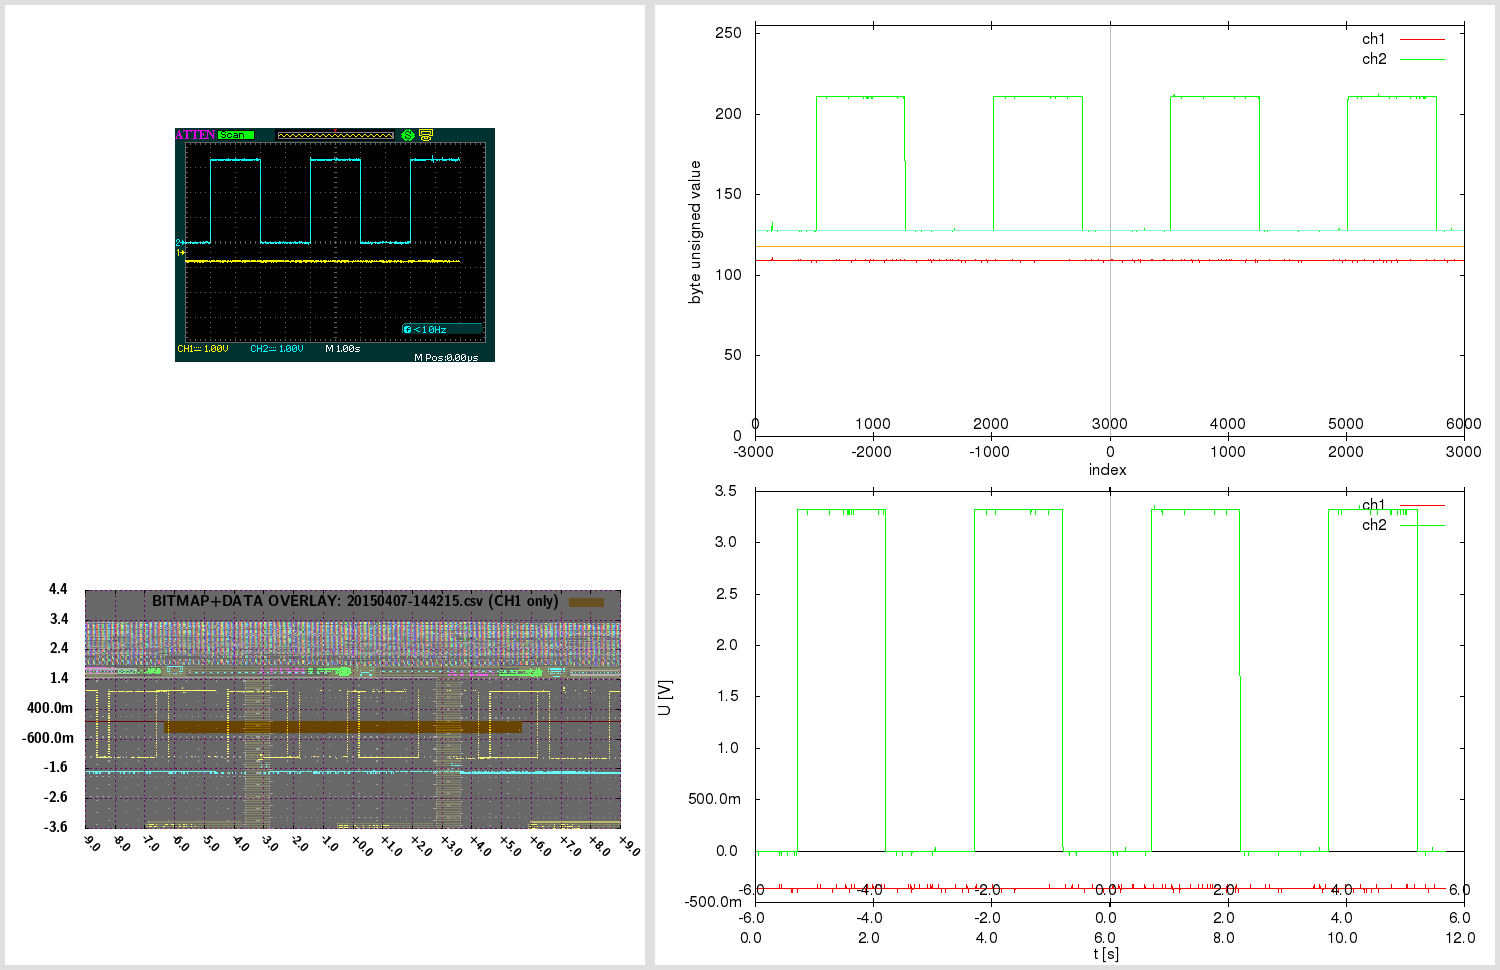

Here is the gnuplot script that generated this plot:

# 20150407-144215.gnuplot [generated by /home/warreee/attenload/adsparse-wave.pl]
# single gnuplot file, with two potentially independent scripts
# generates three plots: one based on integer, other based on real (SI) values
# and one bitmap overlay - and then montages them using ImageMagick

# attengrab .csv can just be centered (over t)
# -> the x=0 (t=0) will correspond to scope center
# (but .DAV/.CSV will also need extra sample alignment)

# in Linux, to see available fonts, do:
# fc-list --verbose | grep 'fullname:' | less
# the two fonts used here:
# LMSansDemiCond10-Regular or "Latin Modern Sans Demi Cond"; and Helvetica
# Helvetica doesn't even get reported on my system:
# $ fc-list --verbose | grep 'fullname:' | grep -i 'Helvetica\|Demi Cond'
#	fullname: "LM Sans Demi Cond 10 Regular"(s) "LMSansDemiCond10-Regular"(s)


print "Gnuplotting..."

## "master settings" (shared between both parts of script)

# line color - specified by linestyles
set style line 1 linetype 1 linecolor rgb "red"
set style line 2 linetype 1 linecolor rgb "green"
set style line 3 linetype 1 linecolor rgb "orange"
set style line 4 linetype 1 linecolor rgb "aquamarine"
set style line 5 linetype -1 linecolor rgb "black"
set style line 6 linetype -1 linecolor rgb "gray"
set style line 7 linetype 1 linecolor rgb "blue"


# VARIABLES ########### ########### ###########

fnbase="20150407-144215"
fn_bmp = fnbase . ".bmp"
fn_pngr = fnbase . "_r.png"
fn_pngi = fnbase . "_i.png"
fn_pngov = fnbase . "_ov.png"
fn_pngt = fnbase . "_tmp.png"
fn_pngo = fnbase . ".png"

# scope screen(shot) properties
tdiv = 1          # T/DIV (50e-9)
toffs = 0        # time offset (scope) (200e-9)
vdiv1 = 1        # V/DIV CH1 (500e-3)
vdiv2 = 1         # V/DIV CH2 (50e-3)
voffs1 = -0.4         # volt offset CH1 (-1.5)
voffs2 = 0       # volt offset CH2 (100e-3)
sampintp  = 0.0020000001563    # (500e-12)
sampintf  = 1/sampintp
sratacqf  = 2500      # (250e6)
sratacqp  = 1/sratacqf
#osf = 1.00    # oversample factor (multiplies .CSV and .DAV time domain) # unused here
adsFactor = 1.28

# (edges of current capture and divisions)
scope_hdiv=18
scope_vdiv=8
# enforce floating point (see below)
scope_trange = scope_hdiv*tdiv*1.0    # (900e-9)
scope_left=toffs-(scope_trange/2)     # (-250e-9)
scope_right=toffs+(scope_trange/2)    # (650e-9)
scope_bottom=-voffs1-(scope_vdiv*vdiv1/2) # -500e-3
scope_top=-voffs1+(scope_vdiv*vdiv1/2)    # 3.5

totalch1Vspan=scope_vdiv*vdiv1
totalch2Vspan=scope_vdiv*vdiv2
ch1Vcoeff = adsFactor*totalch1Vspan/(2**8)
ch2Vcoeff = adsFactor*totalch2Vspan/(2**8)

voffs1int = voffs1/ch1Vcoeff  # -10
voffs2int = voffs2/ch2Vcoeff  # 0

acsv_fn = fnbase . '.csv' # '20130020-013902.csv' # from attenload tmp_wav
acsz=6000         # tmp_wav/.csv size (900)
fts=0.0020000001563         # final timestep (sampling period)
# here scope_trange could be 18*1, with acsz 16000;
# if as integer, 18/16000 would be 0 - enforce floating point
# above enforcing scope_trange to float doesn't work,
# must again here:
tdivp = 1.0*scope_trange/acsz   # sampling rate, based on scope range and numsamples in tmp (1ns)
tdivf = 1/tdivp             # freq based on that sampling rate

# just in case - not needed usually:
triglevel=480e-3
trigholdoff=100e-9

toffsamp = toffs/fts		# 0
# time finetune offset - int (samples) (depends on range)
tfoi = -164


#### extract bitmap from .png, if .bmp not present
# was -crop 480x234+10+10; now -crop 480x234+95+128

cmdstr = 'if (! test -f "'.fn_bmp.'") ; then \
  echo -n "'.fn_bmp.' not found .. " ; \
  if [ -f "'.fn_pngo.'" ] ; then \
    echo -n "'.fn_pngo.' found - extracting" ; \
    convert -crop 480x234+95+128 "'.fn_pngo.'" "'.fn_bmp.'" ; \
  else \
    echo -n "'.fn_pngo.' not found - cannot extract" ; \
  fi ; \
else \
  echo -n "'.fn_bmp.' found - using that" ; \
fi; echo'

#print cmdstr
# note - since cmdstr above uses double quotes,
# must use single quotes for bash here!:
print system("bash -c '". cmdstr ."' 2>&1")


##################################
###### plot directly with unsigned byte data

set terminal png size 840,480
set termoption enhanced
set termoption font "Helvetica, 12"

set output fn_pngi
set datafile separator ","

# set axis label
set xlabel "index" offset 0.0,0.8
set ylabel "byte unsigned value" offset 1.0,0.0


# horizontal line as functions
zeroline(x)=128
ch1offs(x)=128+voffs1int # (-10)
ch2offs(x)=128+voffs2int # (0)

# vertical line - headless arrow
# "y" scope axis in middle:
ymI = acsz/2
set arrow from ymI,0 to ymI,255 nohead ls 5
# time offset:
toI = ymI - toffs/fts
set arrow from toI,0 to toI,255 nohead ls 6


# must use multiplot here, to have two x-axes
# and thus, must set lmargin, so both graphs match

set size 1.0,0.9      # 0.1/2 = 0.05
set bmargin 0
set lmargin 10
set yrange [0:255] # 8-bit


set multiplot

set origin 0,0.1
set xrange [0:acsz]
set xtics in
set xtics offset 0,graph 0.08
plot \
  zeroline(x) with lines notitle ls 5,\
  acsv_fn using 1:2 with lines title "ch1" ls 1, \
  "" using 1:3 with lines title "ch2" ls 2, \
  ch1offs(x) with lines notitle ls 3, \
  ch2offs(x) with lines notitle ls 4

unset arrow # if big offset, line from prev. can 'leak' in next at diff place, so reset

set origin 0,0.1
set xtics out
set xtics offset 0,graph 0.02
set xrange [-acsz/2:acsz/2-1]
#set xtics nomirror 500
set noytics
set noylabel
unset xlabel # set xlabel ""
set border 1
plot 0 notitle

set nomultiplot


### reset previous settings
#unset border # no work for default
set border    # Draw default borders:
set ytics
unset yrange


##################################
###### plot with converted real SI units

# reset # resets set style line!

set terminal png size 840,480
set termoption enhanced
set termoption font "Helvetica, 12"

set output fn_pngr
set datafile separator ","

# set axis label
set xlabel "t [s]" offset 0.0,0.1
set ylabel "U [V]" offset 1.0,0.0

# axis tics format
set format y "%.1s%c"
set format x "%.1s%c"


# horizontal line as functions
zerolineR(x)=0
# don't show real offsets; they could be way off depending on V/DIV
#ch1offsR(x)=0+(-0.4)
#ch2offsR(x)=0+(0)

# "y" scope axis in middle (the +1 added to ymI so it snaps at 0):
ymR=(ymI+1)*fts
set arrow from ymR,graph 0 to ymR,graph 1 nohead ls 5
# time offset:
toR=toI*fts
set arrow from toR,graph 0 to toR,graph 1 nohead ls 6
# indicate scope range here too
set arrow from scope_left+toR,graph 0 to scope_left+toR,graph 1 nohead ls 7
set arrow from scope_right+toR,graph 0 to scope_right+toR,graph 1 nohead ls 7


# must use multiplot here, to have two x-axes
# and thus, must set lmargin, so both graphs match

set size 1.0,0.9      # 0.1/2 = 0.05
set bmargin 0
set lmargin 10
set yrange [] writeback # since we don't set explicity, must save autorange
set autoscale y

set multiplot

set origin 0,0.13
set xrange [0:acsz*fts]
set xtics out
set xtics offset 0,graph -0.03
plot \
  zerolineR(x) with lines notitle ls 5,\
  acsv_fn using ($4+tfoi*fts):5 with lines title "ch1" ls 1, \
  "" using ($4+tfoi*fts):6 with lines title "ch2" ls 2

set yrange restore # this saves the found yrange after `plot`
unset arrow # if big offset, line from prev. can 'leak' in next at diff place, so reset

set origin 0,0.13
set xtics out
set xtics offset 0,graph 0.02
set xrange [(-acsz/2)*fts:(acsz/2-1)*fts]
set noytics
set noylabel
unset xlabel # set xlabel ""
set border 1
plot GPVAL_Y_MIN notitle

set origin 0,0.13
set xtics in
set xtics offset 0,graph 0.08
# wrong to put xrange [scope_left:scope_right] here;
# as [scope_left:scope_right] could be a snippet,
# and this graph shows entire capture!
# simply move the previous scale for toffset
toRR=(acsz/2.)*fts-toR
set xrange [(-acsz/2)*fts+toRR:(acsz/2-1)*fts+toRR]
set noytics
set noylabel
unset xlabel # set xlabel ""
set border 1
plot GPVAL_Y_MIN notitle

set nomultiplot


##################################
###### plot with bitmap and data overlay

# here 840,480 remains as output png size,
# even if not set explicitly; also, make
# the height smaller - so can have gravity North in montage

set terminal png truecolor size 640,305 # size 840,480
set termoption enhanced
myfont="LMSansDemiCond10-Regular"   # LMSansDemiCond10-Regular or "Latin Modern Sans Demi Cond"
# cannot do concatenation direct in termoption line, so in separate string
myfontb="".myfont.", 12"
set termoption font myfontb

set output fn_pngov
set datafile separator ","


set autoscale
unset xtics
unset ytics
unset border
unset arrow # delete all arrows
unset object # (hopefully) delete objects?

set xrange [scope_left:scope_right]
xticstep=(scope_right-scope_left)/scope_hdiv
set xtics in scope_left,xticstep,scope_right scale 1
set yrange [scope_bottom:scope_top]
yticstep=(scope_top-scope_bottom)/scope_vdiv
set ytics in scope_bottom,yticstep,scope_top scale 1
set grid xtics ytics back linecolor rgb "magenta"
# right is only gnuplot 4.6 - without it ok w/ 4.4
#set xtics rotate by -45 offset 2.5,-1.50 right format "%+.1s%c" font myfont.',10'
set xtics rotate by -45 offset 0.0,0.0 format "%+.1s%c" font myfont.',10'
set key noenhanced

# dimensions of scope screenshot bitmap
bmp_w=480
bmp_h=234

# alpha bmp transparency [0:255]
bmp_alpha = 150
# boxes fillstyle transparent solid 0.10
box_transp = (1.-(acsz/16384.))*0.9 + 0.10

# plot string for data in transparent bitmap:
plot1au = "(($0-acsz/2.+tfoi)*fts+toffs):($5)"

# bmp_w=480 bmp_h=234 ; inside 451x201+15+14
# on plot: scope_left:scope_right and scope_bottom:scope_top!
# (so toffset is built in!)

bdx = scope_trange/(451.0-1)  # [s/pixel] /451: 1.99557e-09 vs 2.000e-9 manually
bdy = totalch1Vspan/(201.0-1) # [V/pixel] /201: 0.0199005 vs 0.02005 manually
bofx = -((scope_trange/2.0)-toffs+(15.0+0)*bdx) #-15.0*bdx # -2.8e-7
bofy = -((totalch1Vspan/2.0)+voffs1+(14.0+5)*bdy) #-14.0*bdy # -0.88

# seems `boxes fillstyle transparent solid 0.40` makes some seethroughs
# or something with bmp alpha overlay; but even without, all the same?
# because the red + blue (somehow inverted) creates a gray.. better green or orange

_plot_str = "zerolineR(x) with lines notitle ls 1,\
acsv_fn \
  using ".plot1au." with boxes fillstyle transparent solid box_transp noborder linestyle 3\
  title 'BITMAP+DATA OVERLAY: '.acsv_fn.' (CH1 only)',\
fn_bmp \
  binary array=(bmp_w,bmp_h) skip=54 format='%uchar' \
  dx=bdx dy=bdy origin=(bofx,bofy) \
  using 1:2:3:(bmp_alpha) \
  with rgbalpha t ''"

# seems actual plot in screenshot bitmap (480 × 234)
#  is at: 451x201+15+14; aspect ratio 201/451 = 0.445676
set size ratio 0.445676

eval("plot " . _plot_str)




##################################
###### montage commands

# used to be in attengrab; now here
# call ImageMagick montage via system
# and montage in `gnuplot` (easier to separate)

print "Montaging images..."
# this works in ImageMagick 6.6.2-6, but not in 6.5.7-8
#      '.fn_pngov.' -gravity Center -extent x480  \#
# must spec -extent 640x480 for 6.5

cmdstr = 'montage \
  <(montage \
    <(convert \
      '.fn_bmp.' -gravity Center -crop 640x480-10+0! -flatten  \
      bmp:-) \
    <(convert \
      '.fn_pngov.' -gravity Center -extent 640x480  \
      bmp:-) \
  -tile 1x -geometry +0+0  \
  bmp:-) \
  <(montage \
    '.fn_pngi.' \
    '.fn_pngr.' \
  -tile 1x -geometry +0+0  \
  bmp:-) \
-geometry +0+0 -border 5 \
'.fn_pngo

print cmdstr
print system('bash -c "'. cmdstr .'" 2>&1')

print "Deleting temp files ..."

delcmd = "rm"

# leave the bitmap for now
# actually, let attengrab handle it - since
# it may need to be re-taken!
# #cmdstr = delcmd ." ". fn_bmp
# #print cmdstr . "  " . system(cmdstr . " 2>&1")

cmdstr = delcmd ." ". fn_pngr
print cmdstr . "  " . system(cmdstr . " 2>&1")

cmdstr = delcmd ." ". fn_pngi
print cmdstr . "  " . system(cmdstr . " 2>&1")

cmdstr = delcmd ." ". fn_pngov
print cmdstr . "  " . system(cmdstr . " 2>&1")




# note:
# set terminal png size 840,480 # size defaults to 640x480 px
# set terminal pdf size 10,3 # size defaults to 5x3 in
# enhanced text: set termoption enhanced

# vertical line - headless arrow
# need ymin and ymax; gnuplot gives them only after plot -
# - and even then they do not correspond to end ticks
# - and even then, cannot get the arrow to show, after the second `plot`
# .. nor can I edit it anyhow; it must run before the first `plot`
# so instead of that, position y coordinates relative to graph (0 to 1)
#set arrow 1 from graph 0.5,0 to graph 0.5,1 nohead ls 5

# in multiplot, yrange should be after the size command
# note: xrange could be 2250 or 450
# so leave it to autoscale here? will be accurate since it's integer index...
# now set explicitly by script # below in multiplot

# axis tics format
# for engineering notation - 'help format specifiers':
# "A 'scientific' power is one such that the exponent is a multiple of three."

# print "Montaging images..."

# "The 'tile' size is then set to the largest dimentions
# of all the resized images, and the size actually specified."
# "by removing the 'size' component, non of the images will
# be resized, and the 'tile' size will be set to the largest
# dimensions of all the images given"
# not so simple: http://unix.stackexchange.com/questions/4046/
# can be done in one command with bash subprocess pipes (bash only)
# was: .fn_bmp.' -gravity NorthWest ; fn_pngov.' -gravity North
# can pad with -gravity Center -extent 640x480;
# but also with crop! -flatten - there have offset too!
# -geometry +2+2 can also mess up the last -border 5 !

# bmp scale worked for:
# bmp_w=480 bmp_h=234 ; inside 451x201+15+14
# tdiv = 5e-08,  toffs = 2e-07,  vdiv1 = 0.5,   voffs1 = -1.5,
# dx=2.000e-9 dy=0.02005 origin=(-2.8e-7,-0.88) for
# tspan = 18*tdiv = 18*5e-08 = 9e-07s
# vspan1 = 8*vdiv1 = 8*0.5 = 4V
# tspan/451 = 9e-07/451 = 1.99557e-09 s/pixel
# vspan1/201 = 4/201 = 0.0199005 V/pixel
# bdx=tspan/(451-1) = '9e-07/(451-1)' = 2e-09
# bdy=vspan1/(201-1) = '4/(201-1)' = 0.02
# 15*bdx = 15*2e-9 = 3e-08
# 14*bdy = 14*0.02 = 0.28
# 15*1.99557e-09 = 2.99335e-08
# 14*0.0199005 = 0.278607
